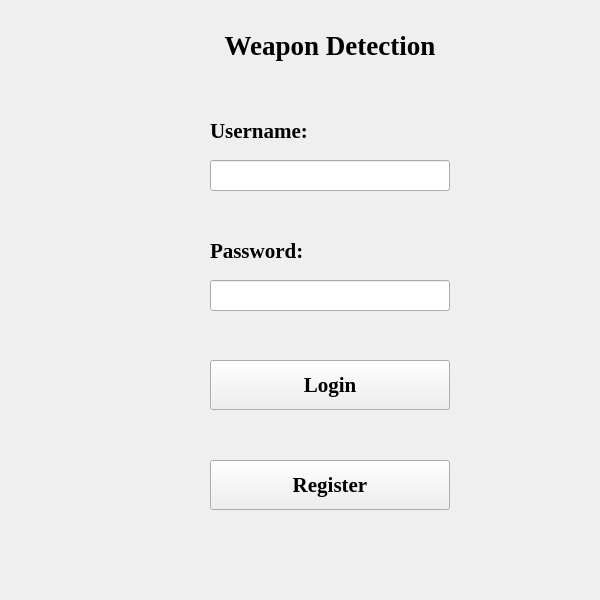
<?xml version="1.0" encoding="UTF-8"?>
<ui version="4.0">
 <class>MainWindow</class>
 <widget class="QMainWindow" name="MainWindow">
  <property name="geometry">
   <rect>
    <x>0</x>
    <y>0</y>
    <width>600</width>
    <height>600</height>
   </rect>
  </property>
  <property name="minimumSize">
   <size>
    <width>600</width>
    <height>600</height>
   </size>
  </property>
  <property name="maximumSize">
   <size>
    <width>600</width>
    <height>600</height>
   </size>
  </property>
  <property name="windowTitle">
   <string>Weapon detection</string>
  </property>
  <widget class="QWidget" name="centralwidget">
   <widget class="QLabel" name="label_name">
    <property name="geometry">
     <rect>
      <x>130</x>
      <y>20</y>
      <width>400</width>
      <height>50</height>
     </rect>
    </property>
    <property name="font">
     <font>
      <family>Times New Roman</family>
      <pointsize>20</pointsize>
      <weight>75</weight>
      <bold>true</bold>
     </font>
    </property>
    <property name="text">
     <string>Weapon Detection</string>
    </property>
    <property name="alignment">
     <set>Qt::AlignCenter</set>
    </property>
   </widget>
   <widget class="QLabel" name="label_username">
    <property name="geometry">
     <rect>
      <x>210</x>
      <y>110</y>
      <width>240</width>
      <height>41</height>
     </rect>
    </property>
    <property name="font">
     <font>
      <family>Times New Roman</family>
      <pointsize>16</pointsize>
      <weight>75</weight>
      <bold>true</bold>
     </font>
    </property>
    <property name="text">
     <string>Username:</string>
    </property>
   </widget>
   <widget class="QLabel" name="label_password">
    <property name="geometry">
     <rect>
      <x>210</x>
      <y>230</y>
      <width>240</width>
      <height>41</height>
     </rect>
    </property>
    <property name="font">
     <font>
      <family>Times New Roman</family>
      <pointsize>16</pointsize>
      <weight>75</weight>
      <bold>true</bold>
     </font>
    </property>
    <property name="text">
     <string>Password:</string>
    </property>
   </widget>
   <widget class="QLineEdit" name="username_input">
    <property name="geometry">
     <rect>
      <x>210</x>
      <y>160</y>
      <width>240</width>
      <height>31</height>
     </rect>
    </property>
   </widget>
   <widget class="QLineEdit" name="password_input">
    <property name="geometry">
     <rect>
      <x>210</x>
      <y>280</y>
      <width>240</width>
      <height>31</height>
     </rect>
    </property>
    <property name="echoMode">
     <enum>QLineEdit::Password</enum>
    </property>
   </widget>
   <widget class="QPushButton" name="login_button">
    <property name="geometry">
     <rect>
      <x>210</x>
      <y>360</y>
      <width>240</width>
      <height>50</height>
     </rect>
    </property>
    <property name="font">
     <font>
      <family>Times New Roman</family>
      <pointsize>16</pointsize>
      <weight>75</weight>
      <bold>true</bold>
     </font>
    </property>
    <property name="text">
     <string>Login</string>
    </property>
   </widget>
   <widget class="QPushButton" name="register_button">
    <property name="geometry">
     <rect>
      <x>210</x>
      <y>460</y>
      <width>240</width>
      <height>50</height>
     </rect>
    </property>
    <property name="font">
     <font>
      <family>Times New Roman</family>
      <pointsize>16</pointsize>
      <weight>75</weight>
      <bold>true</bold>
     </font>
    </property>
    <property name="text">
     <string>Register</string>
    </property>
   </widget>
  </widget>
 </widget>
 <resources/>
 <connections/>
</ui>
